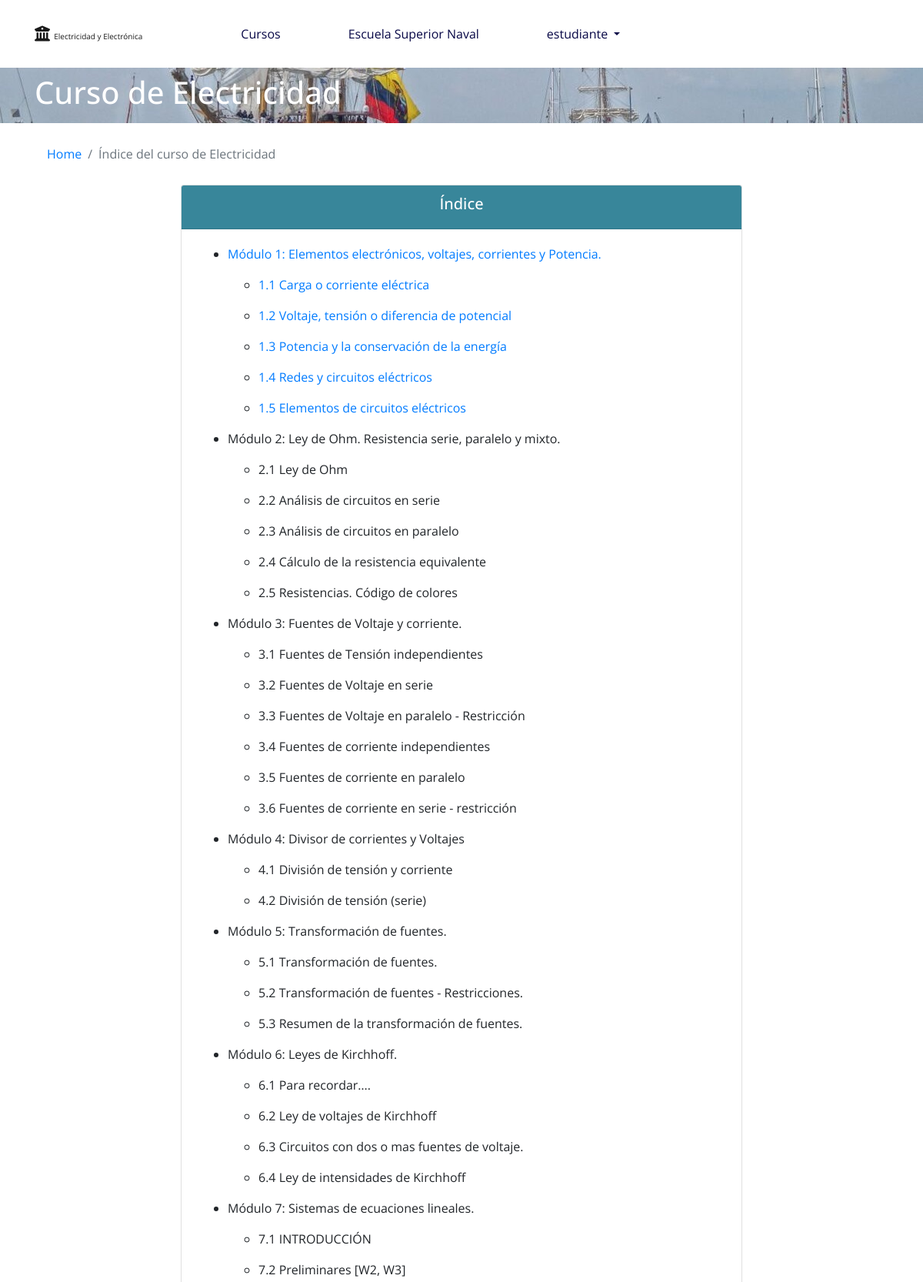
/curso/abrir/Electricidad/1/ (signed in, upper part), run on the app's committed database.
### curso/models.py (models this page shows, shortened)
class Curso(models.Model):
    nombre = models.CharField(verbose_name='Nombre del Curso', max_length=50, unique=True)
    descripcion = models.TextField(verbose_name='Descripción', max_length=600)
    comentario = models.TextField(verbose_name='Comentario', max_length=600)
    icono = models.ImageField(verbose_name='Icono', upload_to='fotos_curso/', null=True, blank=True)
    class Meta:
        verbose_name = 'Curso'
        verbose_name_plural = 'Cursos'

class Modulo(models.Model):
    numero = models.IntegerField(verbose_name='Numero del Módulo')
    titulo = models.CharField(verbose_name='Título', max_length=200, blank=False, null=False)
    curso = models.ForeignKey(Curso, verbose_name="Curso", on_delete=models.CASCADE)
    class Meta:
        verbose_name = 'Módulo'
        verbose_name_plural = 'Módulos'
        ordering = ('numero',)

class SubModulo(models.Model):
    numero = models.IntegerField(verbose_name='Número SubMódulo', default=1)
    titulo = models.CharField(verbose_name='Título', max_length=200, unique=True)
    contenido = RichTextUploadingField(config_name='config_ckeditor', verbose_name='Contenido', max_length=10000)
    modulo = models.ForeignKey(Modulo, verbose_name="Seleccione el Módulo al que pertenece", on_delete=models.CASCADE)
    class Meta:
        verbose_name = 'SubMódulo'
        verbose_name_plural = 'SubMódulos'
        ordering = ('numero',)

### curso/views.py (the view, shortened to what this page needs)
# urls.py: re_path(r'^abrir/(?P<curso_nombre>.*)/(?P<curso_id>[0-9]+)/$', abrir_curso),
@login_required(login_url='/login/')
def abrir_curso(request, curso_nombre, curso_id):
    data = {}
    data['user'] = request.user
    estudiante_curso = EstudianteCurso.objects.get(estudiante__usuario__username=request.user.username)
    id_cursos = [str(x[0]) for x in estudiante_curso.cursos.all().values_list('id')]
    if curso_id in id_cursos:
        if request.method == 'POST':
            pass
        else:
            curso = Curso.objects.get(pk = curso_id)
            data['curso'] = curso
            modulos = Modulo.objects.filter(curso__id = curso_id).values()
            modulo_completado_icono = '&nbsp;<i style="cursor: pointer;" title="Módulo Completado" class="fas fa-award text-success"></i>'
            submodulo_terminado_icono = '&nbsp;&nbsp;&nbsp;&nbsp;<i style="cursor: pointer;" title="Completado" class="fas fa-check text-success"></i>'
            for i in range(len(modulos)):
                if i == 0:
                    modulos[i]['habilitado'] = True
                modulos[i]['submodulos'] = SubModulo.objects.filter(modulo__id = modulos[i]['id']).values()
                submod_term = 0
                for ind in range(len(modulos[i]['submodulos'])):
                    if EstudianteSubModulo.objects.filter(estudiante=estudiante_curso.estudiante, submodulos__id=modulos[i]['submodulos'][ind]['id']).exists():
                        modulos[i]['submodulos'][ind]['terminado'] = submodulo_terminado_icono
                        submod_term += 1
            data['modulos'] = modulos
            return render(request, 'curso/modulo/indice_curso.html', data)
    else:
        return redirect('/')

### templates/curso/modulo/indice_curso.html (shortened to what this page needs)
{% extends 'base-public.html' %}
{% block container %}
    <nav id="nav-foto" class="navbar undercontainer">
        <div class="container">
            <h1 class="h1 text-white"> Curso de {{ curso.nombre }}</h1>
        </div>
    </nav>
    <div class="container mt-3">
        <nav aria-label="breadcrumb">
          <ol class="breadcrumb bg-white">
              <li class="breadcrumb-item"><a href="/">Home</a></li>
              <li class="breadcrumb-item active" aria-current="page">Índice del curso de {{ curso.nombre }}</li>
          </ol>
        </nav>
        <div class="row">
            <div class="offset-xl-2 col-xl-8 col-lg-8 offset-lg-2 col-md-12 text-break text-justify">
                <div class="card mb-5">
                    <div class="card-header curso-card-header text-white text-center">
                        <h5 class="h5">
                            Índice
                        </h5>
                    </div>
                    <div class="card-body">
                        <ul>
                        {% for modulo in modulos %}
                            <li>
                                {% if modulo.habilitado %}
                                    <p><a href="/curso/modulo/abrir/id/{{ modulo.id }}/">Módulo {{ modulo.numero }}: {{ modulo.titulo }}</a>{{ modulo.completado | safe }} {{ modulo.modulo_calificacion | safe }}</p>
                                {% else %}
                                    <p>Módulo {{ modulo.numero }}: {{ modulo.titulo }}</p>
                                {% endif %}
                                <ul>
                                    {% for submodulo in modulo.submodulos %}
                                        <li>
                                            {% if modulo.habilitado %}
                                                <p><a href="/curso/submodulo/abrir/id/{{ submodulo.id }}/">{{ modulo.numero }}.{{ submodulo.numero }} {{ submodulo.titulo }}</a>{{ submodulo.terminado | safe }}</p>
                                            {% else %}
                                                <p>{{ modulo.numero }}.{{ submodulo.numero }} {{ submodulo.titulo }}</p>
                                            {% endif %}
                                        </li>
                                    {% endfor %}
                                </ul>
                            </li>
                        {% endfor %}
                         </ul>
                    </div>
                </div>
            </div>
        </div>
    </div>
{% endblock %}

### templates/base-public.html (shortened to what this page needs)
<!DOCTYPE html>
<html lang="es-ec">
<head>
    <link rel="stylesheet" href="https://stackpath.bootstrapcdn.com/bootstrap/4.3.1/css/bootstrap.min.css"
>
    <link rel="stylesheet"
        href="https://cdn.jsdelivr.net/npm/bootstrap-select@1.13.9/dist/css/bootstrap-select.min.css">
    <link rel="stylesheet" href="/static/css/home.css">
</head>
<body>
<nav class="navbar navbar-fixed-top navbar-expand-lg navbar-light pt-md-4 pmd-navbar mb-lg-3 nav-md-justified"
        role="navigation">
        <div class="container">
            <a id="logo1" href="/" class="navbar-brand mr-md-5">
                <i class="fa fa-university"></i>
                <span style="font-size: 10px;">Electricidad y Electrónica</span>
            </a>
            <div class="collapse navbar-collapse" id="menu">
                <ul class="navbar-nav">
                    <li class="nav-item px-lg-4 ml-lg-5">
                        <a style="color: rgb(7, 7, 70);" href="/" class="nav-link">
                            Cursos
                        </a>
                    </li>
                    <li class="nav-item px-lg-4 ml-lg-4">
                        <a style="color: rgb(7, 7, 70);" href="http://186.3.65.147:8069/page/homepage" class="nav-link">
                            Escuela Superior Naval
                        </a>
                    </li>
                    <li class="nav-item dropdown pmd-dropdown px-lg-4 ml-lg-4">
                        <a style="color: rgb(7, 7, 70);" href="#" class="nav-link dropdown-toggle"
                            data-toggle="dropdown" id="navbardrop" data-slidebar="true" role="button"
                            aria-haspopup="true" aria-expanded="false">
                            {{ user.username }}
                        </a>
                    </li>
                </ul>
            </div>
        </div>
    </nav>
        {% block container %}
        {% endblock %}
</body>
</html>

### static/css/home.css (style rules this page uses)
.curso-card-header { background-color:#38869a; }
#nav-foto { background-image: url('/static/media/fondo-nav-naval.jpg'); }

### templates/base-public.html (style rules this page uses)
body { font-family: 'Open Sans', sans-serif; }

### data on the page
Curso: nombre "Electricidad"
Modulo: numero "1", titulo "Elementos electrónicos, voltajes, corrientes y Potencia."
SubModulo: numero "1", titulo "Carga o corriente eléctrica"
SubModulo: numero "2", titulo "Voltaje, tensión o diferencia de potencial"
SubModulo: numero "3", titulo "Potencia y la conservación de la energía"
SubModulo: numero "4", titulo "Redes y circuitos eléctricos"
SubModulo: numero "5", titulo "Elementos de circuitos eléctricos"
Modulo: numero "2", titulo "Ley de Ohm. Resistencia serie, paralelo y mixto."
SubModulo: numero "1", titulo "Ley de Ohm"
SubModulo: numero "2", titulo "Análisis de circuitos en serie"
SubModulo: numero "3", titulo "Análisis de circuitos en paralelo"
SubModulo: numero "4", titulo "Cálculo de la resistencia equivalente"
SubModulo: numero "5", titulo "Resistencias. Código de colores"
Modulo: numero "3", titulo "Fuentes de Voltaje y corriente."
SubModulo: numero "1", titulo "Fuentes de Tensión independientes"
SubModulo: numero "2", titulo "Fuentes de Voltaje en serie"
SubModulo: numero "3", titulo "Fuentes de Voltaje en paralelo - Restricción"
SubModulo: numero "4", titulo "Fuentes de corriente independientes"
SubModulo: numero "5", titulo "Fuentes de corriente en paralelo"
SubModulo: numero "6", titulo "Fuentes de corriente en serie - restricción"
Modulo: numero "4", titulo "Divisor de corrientes y Voltajes"
SubModulo: numero "1", titulo "División de tensión y corriente"
SubModulo: numero "2", titulo "División de tensión (serie)"
Modulo: numero "5", titulo "Transformación de fuentes."
SubModulo: numero "1", titulo "Transformación de fuentes."
SubModulo: numero "2", titulo "Transformación de fuentes - Restricciones."
SubModulo: numero "3", titulo "Resumen de la transformación de fuentes."
Modulo: numero "6", titulo "Leyes de Kirchhoff."
SubModulo: numero "1", titulo "Para recordar…."
SubModulo: numero "2", titulo "Ley de voltajes de Kirchhoff"
SubModulo: numero "3", titulo "Circuitos con dos o mas fuentes de voltaje."
SubModulo: numero "4", titulo "Ley de intensidades de Kirchhoff"
Modulo: numero "7", titulo "Sistemas de ecuaciones lineales."
SubModulo: numero "1", titulo "INTRODUCCIÓN"
SubModulo: numero "2", titulo "Preliminares [W2, W3]"

### other printed values
{{ user.username }} "estudiante"
